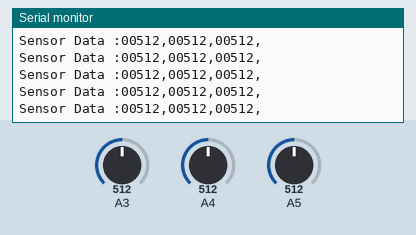
This sketch was run on a simulated Arduino Uno, built with avr-gcc and run on an emulated ATmega328P. Shown: the last lines printed to the serial monitor. Inputs (shaded band) come from the test bench; at power-on: A3 = 512, A5 = 512, A4 = 512.

Above: at 3.3 s.
3.4 s: A3 set to 11
At 3.9 s:
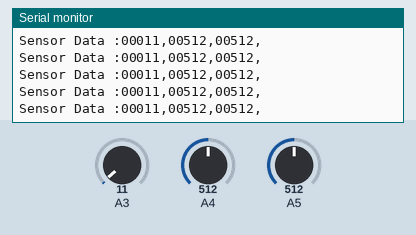
4.9 s: A3 set to 8
At 5.9 s:
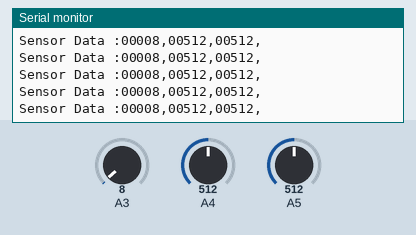
9.4 s: A5 set to 987
At 10.5 s:
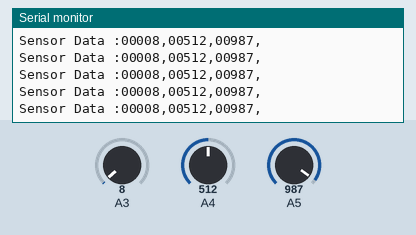
10.9 s: A5 set to 1010
At 11.7 s:
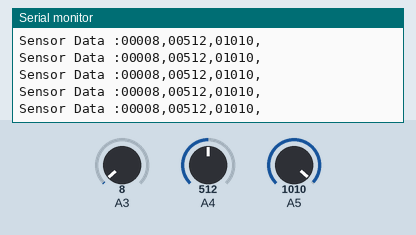
Timing chart, 0 to 13.9 s (numbered marks = the images above; inputs shaded):
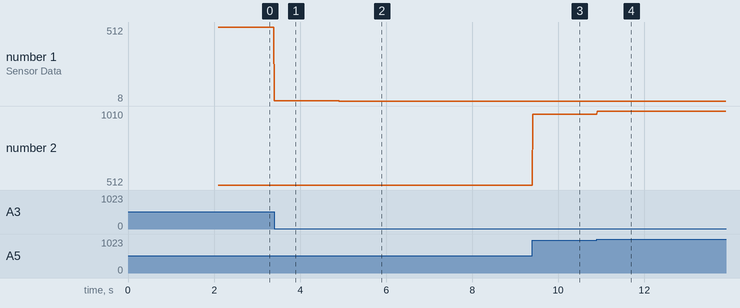

Measured:
- after the input at 3.4 s, the serial monitor: prints a new line at once (image 1)
- after the input at 4.9 s, the serial monitor: prints a new line at once (image 2)
- after the input at 9.4 s, the serial monitor: prints a new line at once (image 3)
- after the input at 10.9 s, the serial monitor: prints a new line at once (image 4)
- plotted number 1: 512 → 11 after the input at 3.4 s, 11 → 8 after the input at 4.9 s
- plotted number 2: 512 → 987 after the input at 9.4 s, 987 → 1010 after the input at 10.9 s

The sketch:

PhotoSensor_Test.ino
```cpp
#include "../mini_PF_pins.hpp"

// テストにシリアル通信を使用

void setup(){
    Serial.begin(115200);
    delay(2000);

    Serial.println("start program.");
    delay(100);
}

unsigned int sensor_value[3];
char buffer[8];

void loop(){
    sensor_value[0] = analogRead(PIN_LINE_SENSOR_1);
    sensor_value[1] = analogRead(PIN_LINE_SENSOR_2);
    sensor_value[2] = analogRead(PIN_LINE_SENSOR_3);


    Serial.print("Sensor Data :");
    for(int i = 0;i < 3;i++){
        sprintf(buffer,"%05d",sensor_value[i]);
        Serial.print(buffer);
        Serial.print(",");
    }

    Serial.println();

    delay(10);
}
```
